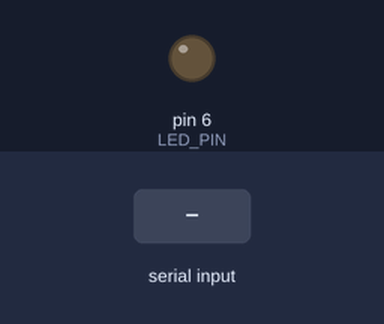
A sketch run on a simulated Arduino Uno, built with avr-gcc and run on an emulated ATmega328P. Shown: output pins drawn as LEDs (lit = HIGH). The inputs (shaded band) are chosen by the test bench. What the sketch prints to the serial monitor is not drawn.

Above: at 1.2 s.
1.3 s: "0" received over Serial
At 1.8 s:
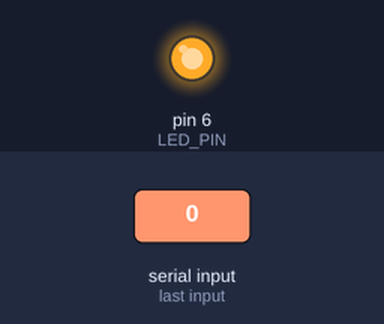
2.8 s: "1" received over Serial
At 4.0 s:
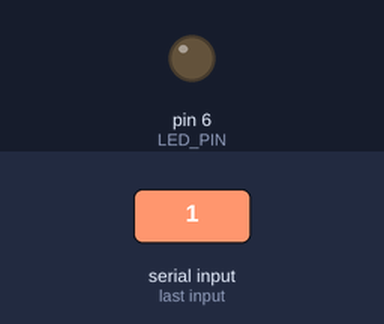
Timing chart, 0 to 5.8 s (numbered marks = the images above; inputs shaded):
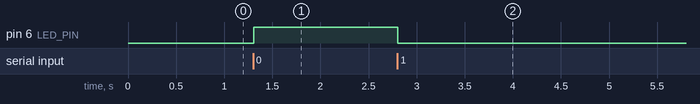

The sketch:

LED_trial_code.ino
```cpp
// Lets make our vibration example, using PWM!
#define LED_PIN 6

int i = 0;
int vibrState = 1;
int state = 0;

char command = '0';

void setup() {
  pinMode(LED_PIN, OUTPUT);
  Serial.begin(9600); // setting baud speed for Serial (a baud is a pulse)
  Serial.println("Lets start our pulsing vibration example!");
}

void loop() {
  // PWM takes values from 0 to 255, in our case, we want to make
  // a pulse effect, so we detect out of bounds behaviour and go to 127

  // incrementing the power of the vibration motor

  vibrationPattern();

  //Serial.println(i);

}

void vibrationPattern() {
  command = char(Serial.read());
  Serial.println(int(command));
  if (command =='0') {
    analogWrite(LED_PIN, 255);
  } else if (command == '1') {
    analogWrite(LED_PIN, 0);
  }
  //  Serial.println(command);
  //  if (command == 0) {
  //    i = 0;
  //  } else if (command == 1) {
  //    i = 255;
  //  } else if (state == 2) {
  //    if (vibrState == 1) i += 10;
  //    if (vibrState == 2) i -= 10;
  //
  //    if ( i > 255 && vibrState == 1) {
  //      vibrState = 2;
  //      i = 255;
  //    } else if (i < 0 && vibrState == 2) {
  //      vibrState = 1;
  //      i = 0;
  //    }
  //  }
}
```

Measured:
- after the input at 1.3 s, pin 6 (LED_PIN): LOW → HIGH at once
- after the input at 2.8 s, pin 6 (LED_PIN): HIGH → LOW at once
